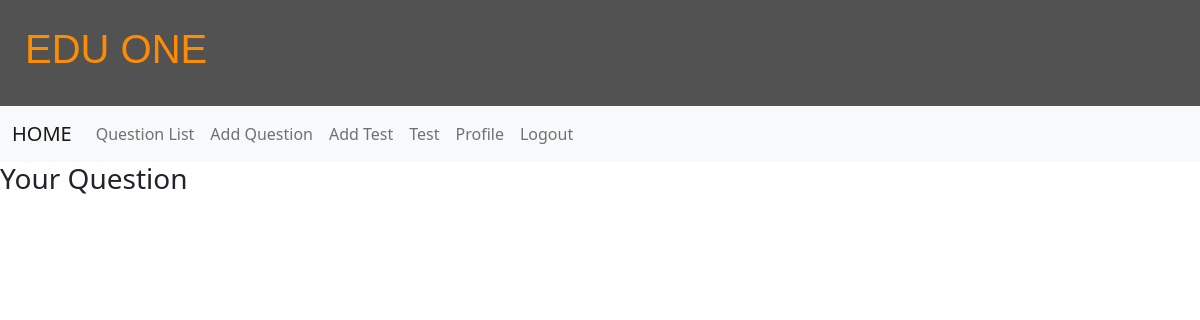
The page /question/profile (signed in) on the database as committed earlier.
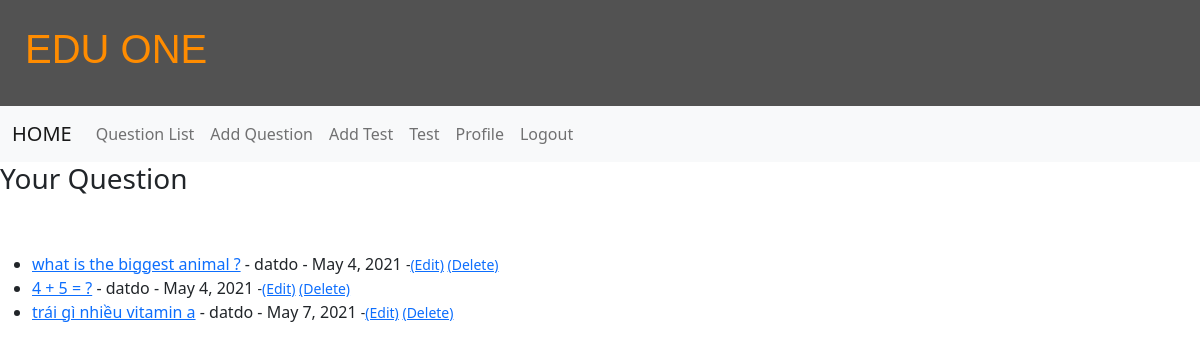
The same page on the database as committed later.
### questions/models.py (models this page shows, shortened)
class Question(models.Model):
    exam = models.ForeignKey(Exam,null=True, on_delete=models.SET_NULL)
    user = models.ForeignKey(User, null=True, on_delete=models.SET_NULL)
    date = models.DateField(auto_now_add=True)
    category = models.CharField(max_length= 255, default='')
    question = models.CharField(max_length=255)
    rightAnswer = models.CharField(max_length=255)
    a1 = models.CharField(max_length=255)
    a2 = models.CharField(max_length=255)
    a3 = models.CharField(max_length=255)
    correctFeedback = models.TextField(max_length=255, null=True, blank=True, default="")
    incorrectFeedback = models.TextField(max_length=255, null=True, blank=True, default="")

### questions/views.py (the view)
# urls.py: path("question/profile",questions.views.Profile_view, name='profile'),
def Profile_view(request):
    myques = Question.objects.all()
    context = {'myques':myques}
    return render(request,"questions/profile.html",context)

### questions/processor.py (called while the page is built)
def cats_renderer(request):
    return {
       'all_cats': Category.objects.all(),
    }

### templates/questions/profile.html
{% extends "base.html" %}
{% block content %}
<h3>Your Question </h3>
<br><br/>
<ul>
{% for question in myques %}
        {% if user.is_authenticated %}
            {% if user.id == question.user.id%}
            <li><a href="{%url 'question-detail' question.pk %}">{{ question.question }}</a> - {{ question.user }} - {{ question.date }}
            <small>-<a href="{%url 'question-edit' question.pk%}">(Edit)</a>
            <a href="{%url 'question-delete' question.pk%}">(Delete)</a></small></li>
            {%endif%}
        {%endif%}
{% endfor %}
</ul>
{% endblock %}

Rows that differ between the two databases and show on the page:
added Question: question "what is the biggest animal ?", user "datdo", date "May 4, 2021"
added Question: question "4 + 5 = ?", user "datdo", date "May 4, 2021"
added Question: question "trái gì nhiều vitamin a", user "datdo", date "May 7, 2021"
